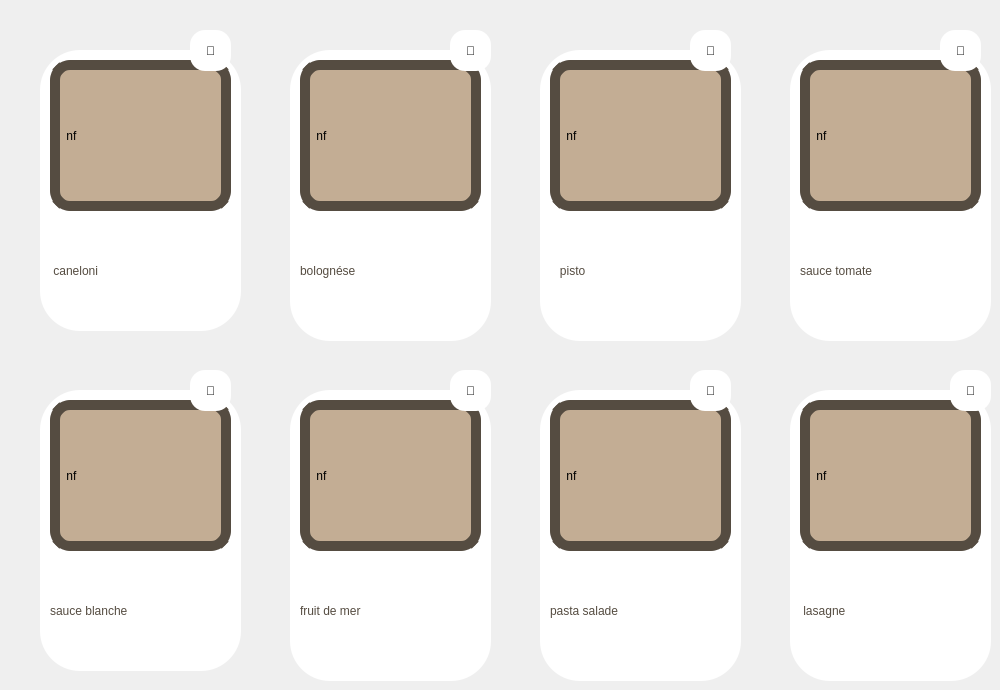
   <widget class="QWidget" name="tab">
    <attribute name="title">
     <string>les pates</string>
    </attribute>
    <widget class="QPushButton" name="dd">
     <property name="geometry">
      <rect>
       <x>800</x>
       <y>60</y>
       <width>181</width>
       <height>151</height>
      </rect>
     </property>
     <property name="styleSheet">
      <string notr="true">QPushButton{border-image:url(&quot;C:/image projet/7.jpg&quot;);
border-radius:20px;}
QPushButton:hover{color:brown;margin-left:4px;margin-right:4px;margin-top:4px;margin-bottom:4px;border-radius:20px;}
QPushButton:pressed{border-radius:20px;}</string>
     </property>
     <property name="text">
      <string/>
     </property>
    </widget>
    <widget class="QLabel" name="label_2">
     <property name="geometry">
      <rect>
       <x>790</x>
       <y>50</y>
       <width>201</width>
       <height>291</height>
      </rect>
     </property>
     <property name="styleSheet">
      <string notr="true">QLabel{border-radius:40px;background-color:white}</string>
     </property>
     <property name="text">
      <string/>
     </property>
    </widget>
    <widget class="QLabel" name="label_3">
     <property name="geometry">
      <rect>
       <x>540</x>
       <y>50</y>
       <width>201</width>
       <height>291</height>
      </rect>
     </property>
     <property name="styleSheet">
      <string notr="true">QLabel{border-radius:40px;background-color:white}</string>
     </property>
     <property name="text">
      <string/>
     </property>
    </widget>
    <widget class="QLabel" name="label_4">
     <property name="geometry">
      <rect>
       <x>290</x>
       <y>50</y>
       <width>201</width>
       <height>291</height>
      </rect>
     </property>
     <property name="styleSheet">
      <string notr="true">QLabel{border-radius:40px;background-color:white}</string>
     </property>
     <property name="text">
      <string/>
     </property>
    </widget>
    <widget class="QLabel" name="label_5">
     <property name="geometry">
      <rect>
       <x>40</x>
       <y>50</y>
       <width>201</width>
       <height>281</height>
      </rect>
     </property>
     <property name="styleSheet">
      <string notr="true">QLabel{border-radius:40px;background-color:white}</string>
     </property>
     <property name="text">
      <string/>
     </property>
    </widget>
    <widget class="QLabel" name="label_6">
     <property name="geometry">
      <rect>
       <x>40</x>
       <y>390</y>
       <width>201</width>
       <height>281</height>
      </rect>
     </property>
     <property name="styleSheet">
      <string notr="true">QLabel{border-radius:40px;background-color:white}</string>
     </property>
     <property name="text">
      <string/>
     </property>
    </widget>
    <widget class="QLabel" name="label_7">
     <property name="geometry">
      <rect>
       <x>290</x>
       <y>390</y>
       <width>201</width>
       <height>291</height>
      </rect>
     </property>
     <property name="styleSheet">
      <string notr="true">QLabel{border-radius:40px;background-color:white}</string>
     </property>
     <property name="text">
      <string/>
     </property>
    </widget>
    <widget class="QLabel" name="label_8">
     <property name="geometry">
      <rect>
       <x>540</x>
       <y>390</y>
       <width>201</width>
       <height>291</height>
      </rect>
     </property>
     <property name="styleSheet">
      <string notr="true">QLabel{border-radius:40px;background-color:white}</string>
     </property>
     <property name="text">
      <string/>
     </property>
    </widget>
    <widget class="QLabel" name="label_9">
     <property name="geometry">
      <rect>
       <x>790</x>
       <y>390</y>
       <width>201</width>
       <height>291</height>
      </rect>
     </property>
     <property name="styleSheet">
      <string notr="true">QLabel{border-radius:40px;background-color:white}</string>
     </property>
     <property name="text">
      <string/>
     </property>
    </widget>
    <widget class="QPushButton" name="aa">
     <property name="geometry">
      <rect>
       <x>300</x>
       <y>60</y>
       <width>181</width>
       <height>151</height>
      </rect>
     </property>
     <property name="styleSheet">
      <string notr="true">QPushButton{border-image:url(&quot;C:/image projet/5.jpg&quot;);
border-radius:20px;}
QPushButton:hover{color:brown;margin-left:4px;margin-right:4px;margin-top:4px;margin-bottom:4px;border-radius:20px;}
QPushButton:pressed{border-radius:20px;}</string>
     </property>
     <property name="text">
      <string/>
     </property>
    </widget>
    <widget class="QPushButton" name="ee">
     <property name="geometry">
      <rect>
       <x>50</x>
       <y>400</y>
       <width>181</width>
       <height>151</height>
      </rect>
     </property>
     <property name="styleSheet">
      <string notr="true">QPushButton{border-image:url(&quot;C:/image projet/8.jpg&quot;);
border-radius:20px;}
QPushButton:hover{color:brown;margin-left:4px;margin-right:4px;margin-top:4px;margin-bottom:4px;border-radius:20px;}
QPushButton:pressed{border-radius:20px;}</string>
     </property>
     <property name="text">
      <string/>
     </property>
    </widget>
    <widget class="QPushButton" name="ff">
     <property name="geometry">
      <rect>
       <x>300</x>
       <y>400</y>
       <width>181</width>
       <height>151</height>
      </rect>
     </property>
     <property name="styleSheet">
      <string notr="true">QPushButton{border-image:url(&quot;C:/image projet/9.jpg&quot;);
border-radius:20px;}
QPushButton:hover{color:brown;margin-left:4px;margin-right:4px;margin-top:4px;margin-bottom:4px;border-radius:20px;}
QPushButton:pressed{border-radius:20px;}</string>
     </property>
     <property name="text">
      <string/>
     </property>
    </widget>
    <widget class="QPushButton" name="hh">
     <property name="geometry">
      <rect>
       <x>550</x>
       <y>400</y>
       <width>181</width>
       <height>151</height>
      </rect>
     </property>
     <property name="styleSheet">
      <string notr="true">QPushButton{border-image:url(&quot;C:/image projet/salade pasta.jpg&quot;);
border-radius:20px;}
QPushButton:hover{color:brown;margin-left:4px;margin-right:4px;margin-top:4px;margin-bottom:4px;border-radius:20px;}
QPushButton:pressed{border-radius:20px;}
</string>
     </property>
     <property name="text">
      <string/>
     </property>
    </widget>
    <widget class="QLabel" name="label_11">
     <property name="geometry">
      <rect>
       <x>550</x>
       <y>60</y>
       <width>181</width>
       <height>151</height>
      </rect>
     </property>
     <property name="styleSheet">
      <string notr="true">border-radius:20px;
background-color: rgb(195, 173, 148);border:10px solid rgb(85, 76, 65);</string>
     </property>
     <property name="text">
      <string> nf</string>
     </property>
    </widget>
    <widget class="QPushButton" name="bb">
     <property name="geometry">
      <rect>
       <x>550</x>
       <y>60</y>
       <width>181</width>
       <height>151</height>
      </rect>
     </property>
     <property name="styleSheet">
      <string notr="true">QPushButton{border-image:url(&quot;C:/image projet/6.jpg&quot;);
border-radius:20px;}
QPushButton:hover{color:brown;margin-left:4px;margin-right:4px;margin-top:4px;margin-bottom:4px;border-radius:20px;}
QPushButton:pressed{border-radius:20px;}</string>
     </property>
     <property name="text">
      <string/>
     </property>
    </widget>
    <widget class="QLabel" name="label_13">
     <property name="geometry">
      <rect>
       <x>300</x>
       <y>60</y>
       <width>181</width>
       <height>151</height>
      </rect>
     </property>
     <property name="styleSheet">
      <string notr="true">border-radius:20px;
background-color: rgb(195, 173, 148);border:10px solid rgb(85, 76, 65);</string>
     </property>
     <property name="text">
      <string> nf</string>
     </property>
    </widget>
    <widget class="QLabel" name="label_15">
     <property name="geometry">
      <rect>
       <x>50</x>
       <y>60</y>
       <width>181</width>
       <height>151</height>
      </rect>
     </property>
     <property name="styleSheet">
      <string notr="true">border-radius:20px;
background-color: rgb(195, 173, 148);border:10px solid rgb(85, 76, 65);</string>
     </property>
     <property name="text">
      <string> nf</string>
     </property>
    </widget>
    <widget class="QLabel" name="label_16">
     <property name="geometry">
      <rect>
       <x>50</x>
       <y>400</y>
       <width>181</width>
       <height>151</height>
      </rect>
     </property>
     <property name="styleSheet">
      <string notr="true">border-radius:20px;
background-color: rgb(195, 173, 148);border:10px solid rgb(85, 76, 65);</string>
     </property>
     <property name="text">
      <string> nf</string>
     </property>
    </widget>
    <widget class="QLabel" name="label_17">
     <property name="geometry">
      <rect>
       <x>300</x>
       <y>400</y>
       <width>181</width>
       <height>151</height>
      </rect>
     </property>
     <property name="styleSheet">
      <string notr="true">border-radius:20px;
background-color: rgb(195, 173, 148);border:10px solid rgb(85, 76, 65);</string>
     </property>
     <property name="text">
      <string> nf</string>
     </property>
    </widget>
    <widget class="QLabel" name="label_18">
     <property name="geometry">
      <rect>
       <x>800</x>
       <y>60</y>
       <width>181</width>
       <height>151</height>
      </rect>
     </property>
     <property name="styleSheet">
      <string notr="true">border-radius:20px;
background-color: rgb(195, 173, 148);border:10px solid rgb(85, 76, 65);</string>
     </property>
     <property name="text">
      <string> nf</string>
     </property>
    </widget>
    <widget class="QLabel" name="label_19">
     <property name="geometry">
      <rect>
       <x>800</x>
       <y>400</y>
       <width>181</width>
       <height>151</height>
      </rect>
     </property>
     <property name="styleSheet">
      <string notr="true">border-radius:20px;
background-color: rgb(195, 173, 148);border:10px solid rgb(85, 76, 65);</string>
     </property>
     <property name="text">
      <string> nf</string>
     </property>
    </widget>
    <widget class="QLabel" name="label_20">
     <property name="geometry">
      <rect>
       <x>550</x>
       <y>400</y>
       <width>181</width>
       <height>151</height>
      </rect>
     </property>
     <property name="styleSheet">
      <string notr="true">border-radius:20px;
background-color: rgb(195, 173, 148);border:10px solid rgb(85, 76, 65);</string>
     </property>
     <property name="text">
      <string> nf</string>
     </property>
    </widget>
    <widget class="QPushButton" name="cc">
     <property name="geometry">
      <rect>
       <x>50</x>
       <y>60</y>
       <width>181</width>
       <height>151</height>
      </rect>
     </property>
     <property name="styleSheet">
      <string notr="true">QPushButton{border-image:url(&quot;C:/image projet/1.jpg&quot;);
border-radius:20px;}
QPushButton:hover{color:brown;margin-left:4px;margin-right:4px;margin-top:4px;margin-bottom:4px;border-radius:20px;}
QPushButton:pressed{border-radius:20px;}</string>
     </property>
     <property name="text">
      <string/>
     </property>
    </widget>
    <widget class="QPushButton" name="gg">
     <property name="geometry">
      <rect>
       <x>800</x>
       <y>400</y>
       <width>181</width>
       <height>151</height>
      </rect>
     </property>
     <property name="styleSheet">
      <string notr="true">QPushButton{border-image:url(&quot;C:/image projet/3.jpg&quot;);
border-radius:20px;}
QPushButton:hover{color:brown;margin-left:4px;margin-right:4px;margin-top:4px;margin-bottom:4px;border-radius:20px;}
QPushButton:pressed{border-radius:20px;}</string>
     </property>
     <property name="text">
      <string/>
     </property>
    </widget>
    <widget class="QLabel" name="label_157">
     <property name="geometry">
      <rect>
       <x>300</x>
       <y>230</y>
       <width>181</width>
       <height>81</height>
      </rect>
     </property>
     <property name="styleSheet">
      <string notr="true">QLabel{border-radius:20px;
	color: rgb(85, 76, 65);
	font: 28pt &quot;Modern No. 20&quot;;}</string>
     </property>
     <property name="text">
      <string>bolognése</string>
     </property>
    </widget>
    <widget class="QLabel" name="label_158">
     <property name="geometry">
      <rect>
       <x>800</x>
       <y>570</y>
       <width>181</width>
       <height>81</height>
      </rect>
     </property>
     <property name="styleSheet">
      <string notr="true">QLabel{border-radius:20px;
	color: rgb(85, 76, 65);
	font: 28pt &quot;Modern No. 20&quot;;}</string>
     </property>
     <property name="text">
      <string> lasagne</string>
     </property>
    </widget>
    <widget class="QLabel" name="label_159">
     <property name="geometry">
      <rect>
       <x>550</x>
       <y>570</y>
       <width>181</width>
       <height>81</height>
      </rect>
     </property>
     <property name="styleSheet">
      <string notr="true">QLabel{border-radius:20px;
	color: rgb(85, 76, 65);
	font: 22pt &quot;Modern No. 20&quot;;}</string>
     </property>
     <property name="text">
      <string>pasta salade</string>
     </property>
    </widget>
    <widget class="QLabel" name="label_160">
     <property name="geometry">
      <rect>
       <x>300</x>
       <y>570</y>
       <width>181</width>
       <height>81</height>
      </rect>
     </property>
     <property name="styleSheet">
      <string notr="true">QLabel{border-radius:20px;
	color: rgb(85, 76, 65);
	font: 22pt &quot;Modern No. 20&quot;;}</string>
     </property>
     <property name="text">
      <string>fruit de mer</string>
     </property>
    </widget>
    <widget class="QLabel" name="label_161">
     <property name="geometry">
      <rect>
       <x>800</x>
       <y>230</y>
       <width>181</width>
       <height>81</height>
      </rect>
     </property>
     <property name="styleSheet">
      <string notr="true">QLabel{border-radius:20px;
	color: rgb(85, 76, 65);
	font: 21pt &quot;Modern No. 20&quot;;}</string>
     </property>
     <property name="text">
      <string>sauce tomate</string>
     </property>
    </widget>
    <widget class="QLabel" name="label_162">
     <property name="geometry">
      <rect>
       <x>50</x>
       <y>230</y>
       <width>181</width>
       <height>81</height>
      </rect>
     </property>
     <property name="styleSheet">
      <string notr="true">QLabel{border-radius:20px;
	color: rgb(85, 76, 65);
	font: 28pt &quot;Modern No. 20&quot;;}</string>
     </property>
     <property name="text">
      <string> caneloni </string>
     </property>
    </widget>
    <widget class="QLabel" name="label_163">
     <property name="geometry">
      <rect>
       <x>550</x>
       <y>230</y>
       <width>181</width>
       <height>81</height>
      </rect>
     </property>
     <property name="styleSheet">
      <string notr="true">QLabel{border-radius:20px;
	color: rgb(85, 76, 65);
	font: 30pt &quot;Modern No. 20&quot;;}</string>
     </property>
     <property name="text">
      <string>   pisto</string>
     </property>
    </widget>
    <widget class="QLabel" name="label_164">
     <property name="geometry">
      <rect>
       <x>50</x>
       <y>570</y>
       <width>181</width>
       <height>81</height>
      </rect>
     </property>
     <property name="styleSheet">
      <string notr="true">QLabel{border-radius:20px;
	color: rgb(85, 76, 65);
	font: 20pt &quot;Modern No. 20&quot; ;}</string>
     </property>
     <property name="text">
      <string>sauce blanche</string>
     </property>
    </widget>
    <widget class="QPushButton" name="btn1">
     <property name="geometry">
      <rect>
       <x>190</x>
       <y>30</y>
       <width>41</width>
       <height>41</height>
      </rect>
     </property>
     <property name="styleSheet">
      <string notr="true">background-color: rgb(255, 255, 255);border-radius:15px;
font: 15pt &quot;MS Shell Dlg 2&quot;;</string>
     </property>
     <property name="text">
      <string>🤍</string>
     </property>
    </widget>
    <widget class="QPushButton" name="btn5">
     <property name="geometry">
      <rect>
       <x>190</x>
       <y>370</y>
       <width>41</width>
       <height>41</height>
      </rect>
     </property>
     <property name="styleSheet">
      <string notr="true">background-color: rgb(255, 255, 255);border-radius:15px;
font: 15pt &quot;MS Shell Dlg 2&quot;;</string>
     </property>
     <property name="text">
      <string>🤍</string>
     </property>
    </widget>
    <widget class="QPushButton" name="btn4">
     <property name="geometry">
      <rect>
       <x>940</x>
       <y>30</y>
       <width>41</width>
       <height>41</height>
      </rect>
     </property>
     <property name="styleSheet">
      <string notr="true">background-color: rgb(255, 255, 255);border-radius:15px;
font: 15pt &quot;MS Shell Dlg 2&quot;;</string>
     </property>
     <property name="text">
      <string>🤍</string>
     </property>
    </widget>
    <widget class="QPushButton" name="btn3">
     <property name="geometry">
      <rect>
       <x>690</x>
       <y>30</y>
       <width>41</width>
       <height>41</height>
      </rect>
     </property>
     <property name="styleSheet">
      <string notr="true">background-color: rgb(255, 255, 255);border-radius:15px;
font: 15pt &quot;MS Shell Dlg 2&quot;;</string>
     </property>
     <property name="text">
      <string>🤍</string>
     </property>
    </widget>
    <widget class="QPushButton" name="btn2">
     <property name="geometry">
      <rect>
       <x>450</x>
       <y>30</y>
       <width>41</width>
       <height>41</height>
      </rect>
     </property>
     <property name="styleSheet">
      <string notr="true">background-color: rgb(255, 255, 255);border-radius:15px;
font: 15pt &quot;MS Shell Dlg 2&quot;;</string>
     </property>
     <property name="text">
      <string>🤍</string>
     </property>
    </widget>
    <widget class="QPushButton" name="btn7">
     <property name="geometry">
      <rect>
       <x>690</x>
       <y>370</y>
       <width>41</width>
       <height>41</height>
      </rect>
     </property>
     <property name="styleSheet">
      <string notr="true">background-color: rgb(255, 255, 255);border-radius:15px;
font: 15pt &quot;MS Shell Dlg 2&quot;;</string>
     </property>
     <property name="text">
      <string>🤍</string>
     </property>
    </widget>
    <widget class="QPushButton" name="btn6">
     <property name="geometry">
      <rect>
       <x>450</x>
       <y>370</y>
       <width>41</width>
       <height>41</height>
      </rect>
     </property>
     <property name="styleSheet">
      <string notr="true">background-color: rgb(255, 255, 255);border-radius:15px;
font: 15pt &quot;MS Shell Dlg 2&quot;;</string>
     </property>
     <property name="text">
      <string>🤍</string>
     </property>
    </widget>
    <widget class="QPushButton" name="btn8">
     <property name="geometry">
      <rect>
       <x>950</x>
       <y>370</y>
       <width>41</width>
       <height>41</height>
      </rect>
     </property>
     <property name="styleSheet">
      <string notr="true">background-color: rgb(255, 255, 255);border-radius:15px;
font: 15pt &quot;MS Shell Dlg 2&quot;;</string>
     </property>
     <property name="text">
      <string>🤍</string>
     </property>
    </widget>
    <zorder>label_3</zorder>
    <zorder>label_4</zorder>
    <zorder>label_5</zorder>
    <zorder>label_2</zorder>
    <zorder>label_6</zorder>
    <zorder>label_7</zorder>
    <zorder>label_8</zorder>
    <zorder>label_9</zorder>
    <zorder>label_11</zorder>
    <zorder>label_13</zorder>
    <zorder>label_15</zorder>
    <zorder>label_16</zorder>
    <zorder>label_17</zorder>
    <zorder>label_18</zorder>
    <zorder>bb</zorder>
    <zorder>aa</zorder>
    <zorder>dd</zorder>
    <zorder>ff</zorder>
    <zorder>ee</zorder>
    <zorder>label_19</zorder>
    <zorder>label_20</zorder>
    <zorder>cc</zorder>
    <zorder>gg</zorder>
    <zorder>hh</zorder>
    <zorder>label_157</zorder>
    <zorder>label_158</zorder>
    <zorder>label_159</zorder>
    <zorder>label_160</zorder>
    <zorder>label_161</zorder>
    <zorder>label_162</zorder>
    <zorder>label_163</zorder>
    <zorder>label_164</zorder>
    <zorder>btn1</zorder>
    <zorder>btn5</zorder>
    <zorder>btn4</zorder>
    <zorder>btn3</zorder>
    <zorder>btn2</zorder>
    <zorder>btn7</zorder>
    <zorder>btn6</zorder>
    <zorder>btn8</zorder>
   </widget>
